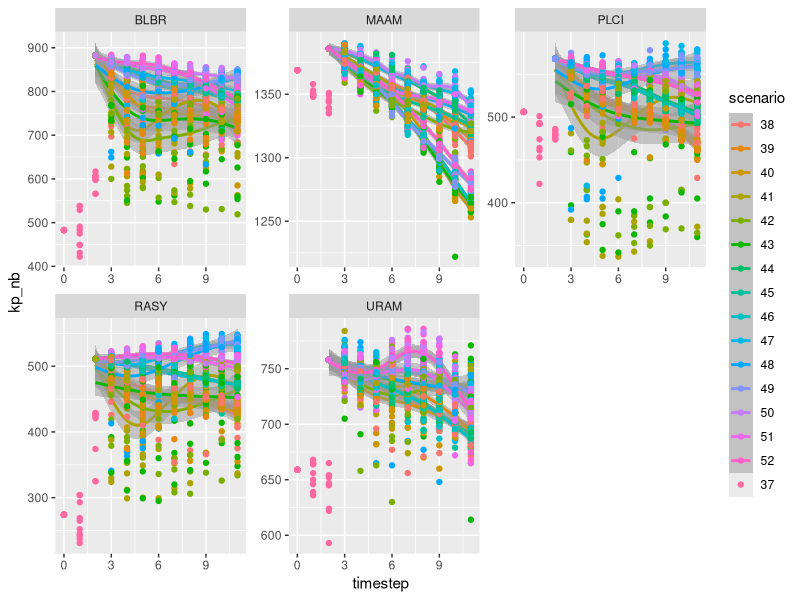
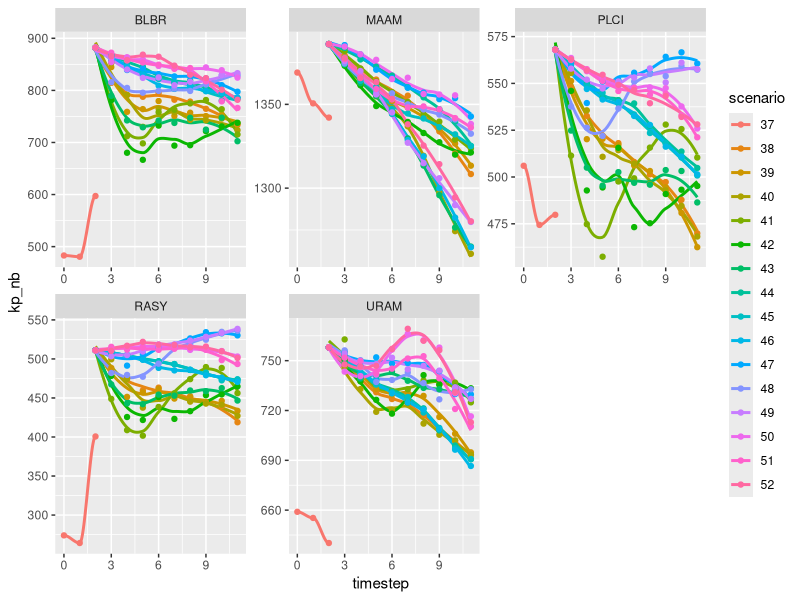

R code for these plots, in order:
library(tidyverse)
surf <- read_csv("surf/surf_output.csv")
print(head(surf))

surf %>% 
  mutate(scenario = as.factor(scenario)) %>% 
  ggplot(aes(x = timestep, y = kp_nb, color=scenario)) +
  geom_smooth(aes(group = scenario), alpha=0.5, method="gam")+
  geom_point(aes(group=scenario))+
  facet_wrap(~species, scales = "free")

surf %>% 
  mutate(scenario = as.factor(scenario)) %>% 
  group_by(scenario, timestep, species) %>% 
  summarise(kp_nb = mean(kp_nb)) %>% ungroup %>% 
  ggplot(aes(x = timestep, y = kp_nb, color=scenario)) +
  geom_smooth(aes(group = scenario), se = F, method="loess")+
  geom_point(aes(group=scenario))+
  facet_wrap(~species, scales = "free")

